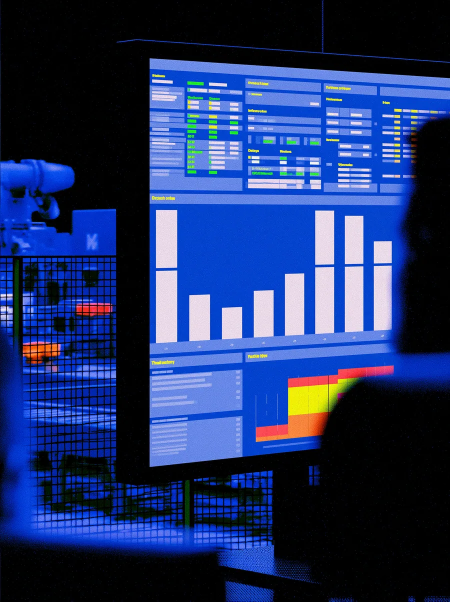
#> input picture assets/img/1.webp, 900 x 1203 px, given in place of favicon.png, which was not available (shown at 1/2 size)
$ python build-favicons.py
#> lines starting #> are read from the running program, lines starting #| are printed output that depends on the picture; pictures that were not available may be replaced by others from this repository, and a replacement may not be noted
"""Generate correctly sized browser icons from the existing Vouga artwork."""
from pathlib import Path
from PIL import Image

root = Path(__file__).resolve().parents[1]
source = Image.open(root / "assets/img/favicon.png").convert("RGBA")
for name, size in (
    ("favicon-96x96.png", 96),
    ("apple-touch-icon.png", 180),
    ("web-app-manifest-192x192.png", 192),
    ("web-app-manifest-512x512.png", 512),
):
    source.resize((size, size), Image.Resampling.LANCZOS).save(root / name)
#> this loop made 4 passes
#> pass 1, `source.resize((size, size), Image.Resampling.LANCZOS).save(root / name)`:
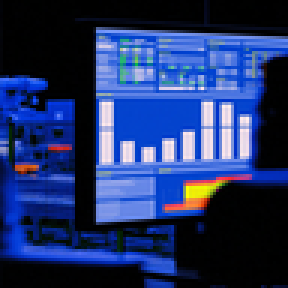
#> saved as favicon-96x96.png: PIL image 96x96 RGBA (shown 3 times larger); mean R, G, B, A 33.6, 51.7, 104.1, 255
#> pass 2, `source.resize((size, size), Image.Resampling.LANCZOS).save(root / name)`:
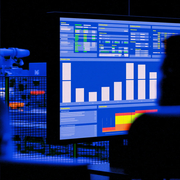
#> saved as apple-touch-icon.png: PIL image 180x180 RGBA; mean R, G, B, A 33.5, 51.6, 103.9, 255
source.save(root / "favicon.ico", format="ICO", sizes=[(16, 16), (32, 32), (48, 48)])

$ run again, on assets/img/11.webp
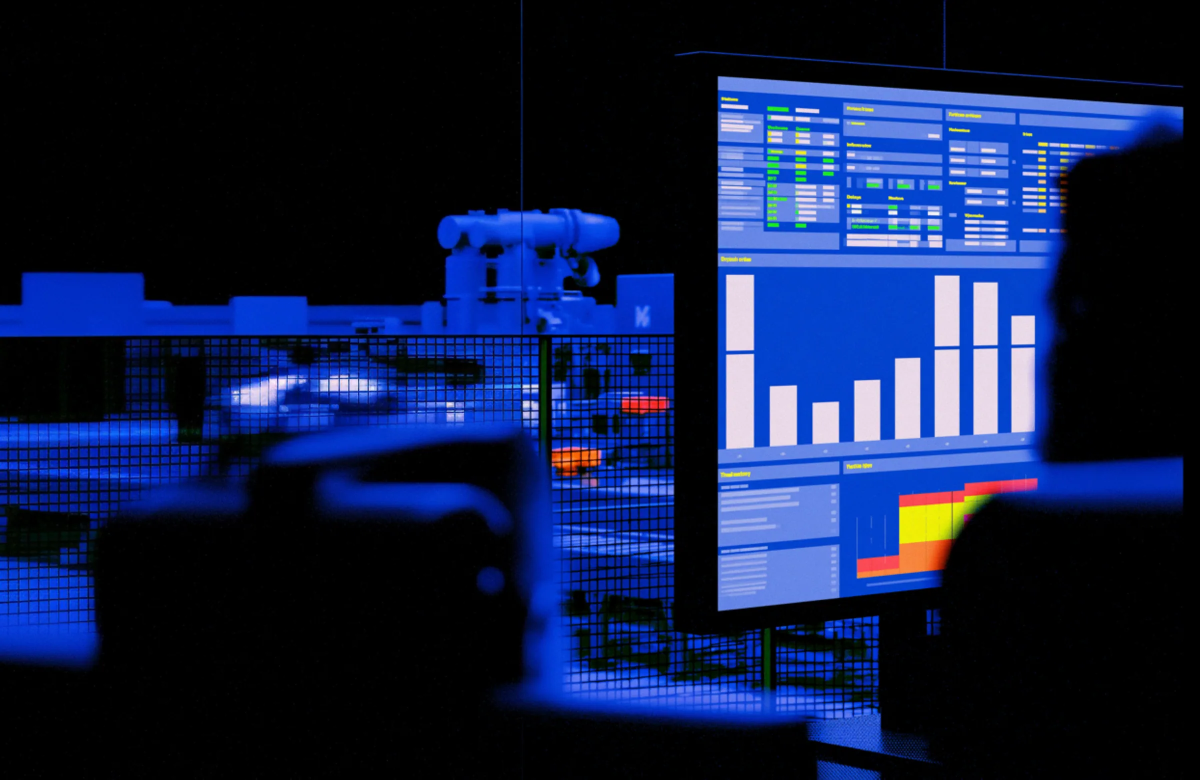
#> input picture assets/img/11.webp, 2400 x 1559 px, given in place of favicon.png, which was not available (shown at 1/2 size)
#> the loop `for name, size in ( ("favicon-96x96.png", 96), ("apple-touch-icon.png"..` made 4 passes
#> pass 1, `source.resize((size, size), Image.Resampling.LANCZOS).save(root / name)`:
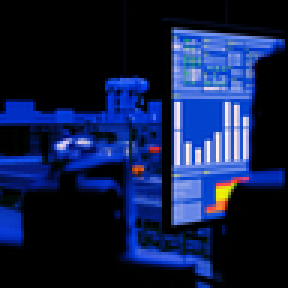
#> saved as favicon-96x96.png: PIL image 96x96 RGBA (shown 3 times larger); mean R, G, B, A 17.5, 30.5, 70, 255
#> pass 2, `source.resize((size, size), Image.Resampling.LANCZOS).save(root / name)`:
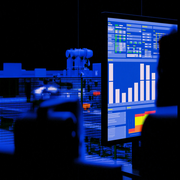
#> saved as apple-touch-icon.png: PIL image 180x180 RGBA; mean R, G, B, A 17.5, 30.5, 69.9, 255
